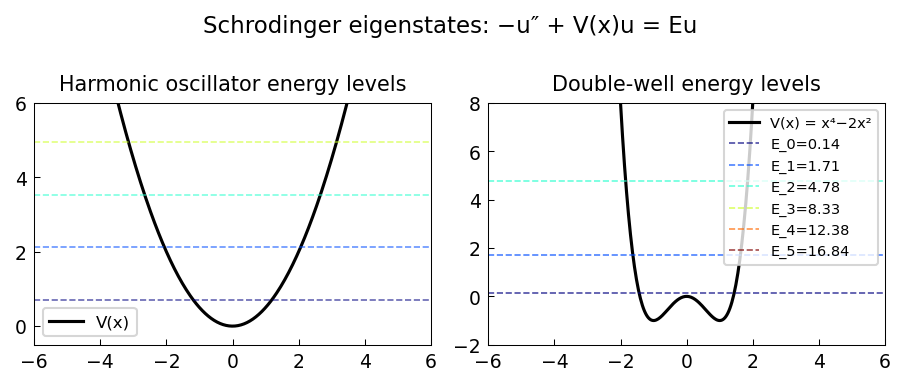

This chart was generated by the following Python code:
"""Eigenstates of the Schrodinger equation.

Computes quantum eigenstates for several 1D potentials:
harmonic oscillator, infinite square well, and anharmonic oscillator.

Credit: Chebfun example ode-eig/Eigenstates.m (Nick Trefethen, Jan 2012).
Original MATLAB Chebfun: Copyright 2017 by The University of Oxford and
The Chebfun Developers. See https://www.chebfun.org/ for Chebfun information.
"""
import os

os.environ.setdefault("XLA_PYTHON_CLIENT_PREALLOCATE", "false")

import matplotlib

matplotlib.use("Agg")
import os
import sys

import jax.numpy as jnp
import matplotlib.pyplot as plt
import numpy as np

sys.path.insert(0, os.path.join(os.path.dirname(__file__), '..', '..', 'src'))

from chebfunjax.operators.chebop import Chebop


def run():
    print("=" * 60)
    print("Schrodinger eigenstates: -u'' + V(x) u = E u")
    print("=" * 60)

    dom = (-6.0, 6.0)
    n_eigs = 6

    # Harmonic oscillator: V(x) = x^2/2
    # Exact eigenvalues: E_n = n + 1/2 for n=0,1,2,...
    print("\nHarmonic oscillator: V(x) = x²/2")
    L_harm = Chebop(lambda x, u: -u.diff(2) + x**2 / 2.0 * u, domain=dom)
    L_harm.lbc = 0.0
    L_harm.rbc = 0.0
    lams_harm = L_harm.eigs(k=n_eigs)
    lams_sorted = np.sort(np.real(np.array(lams_harm)))
    # For H = -d^2/dx^2 + x^2/2, exact eigenvalues are sqrt(2)*(n+1/2)
    exact_harm = np.array([np.sqrt(2.0) * (n + 0.5) for n in range(n_eigs)])
    print(f"  {'E_n computed':>14}  {'E_n exact':>14}  {'error':>10}")
    for i in range(n_eigs):
        err = abs(lams_sorted[i] - exact_harm[i])
        print(f"  {lams_sorted[i]:14.8f}  {exact_harm[i]:14.8f}  {err:10.2e}")
    max_err_harm = np.max(np.abs(lams_sorted[:n_eigs] - exact_harm[:n_eigs]))
    print(f"  Max error: {max_err_harm:.2e}")
    assert max_err_harm < 1e-3, f"Harmonic eigenvalue error: {max_err_harm}"

    # Double well: V(x) = x^4 - 2x^2
    print("\nDouble well: V(x) = x^4 - 2x^2")
    L_dw = Chebop(lambda x, u: -u.diff(2) + (x**4 - 2*x**2) * u, domain=dom)
    L_dw.lbc = 0.0
    L_dw.rbc = 0.0
    lams_dw = L_dw.eigs(k=n_eigs)
    lams_dw_sorted = np.sort(np.real(np.array(lams_dw)))
    print(f"  First 6 eigenvalues: {lams_dw_sorted}")
    assert lams_dw_sorted[0] > -2.0, "Ground state should be above bottom of well"
    # Ground state (n=0) and first excited (n=1) should be close (tunneling)
    gap_01 = lams_dw_sorted[1] - lams_dw_sorted[0]
    print(f"  Tunneling gap (E1-E0): {gap_01:.6f}")

    # --- Plot -------------------------------------------------------
    _here = os.path.dirname(os.path.abspath(__file__))
    x_plot = jnp.linspace(-6.0, 6.0, 400)

    fig, axes = plt.subplots(1, 2)

    # Harmonic oscillator modes
    V_harm = x_plot**2 / 2.0
    axes[0].plot(x_plot, V_harm, 'k', linewidth=1.5, label="V(x)")
    colors = plt.cm.jet(np.linspace(0, 1, n_eigs))
    # Recompute eigenvectors
    L_harm2 = Chebop(lambda x, u: -u.diff(2) + x**2 / 2.0 * u, domain=dom)
    L_harm2.lbc = 0.0; L_harm2.rbc = 0.0
    for i in range(min(4, n_eigs)):
        E = lams_sorted[i]
        axes[0].axhline(E, color=colors[i], linewidth=0.8, linestyle='--', alpha=0.6)
    axes[0].set_ylim(-0.5, 6)
    axes[0].set_title("Harmonic oscillator energy levels", fontsize=10)
    axes[0].legend(fontsize=8)

    # Double well
    V_dw = x_plot**4 - 2 * x_plot**2
    axes[1].plot(x_plot, V_dw, 'k', linewidth=1.5, label="V(x) = x⁴−2x²")
    for i in range(min(6, n_eigs)):
        axes[1].axhline(lams_dw_sorted[i], color=colors[i], linewidth=0.8,
                        linestyle='--', alpha=0.7, label=f"E_{i}={lams_dw_sorted[i]:.2f}")
    axes[1].set_ylim(-2, 8)
    axes[1].set_title("Double-well energy levels", fontsize=10)
    axes[1].legend(fontsize=7)

    fig.suptitle("Schrodinger eigenstates: −u″ + V(x)u = Eu", fontsize=11)
    fig.tight_layout()
    fig.savefig(os.path.join(_here, "eigenstates.png"), dpi=150, bbox_inches="tight")
    plt.close(fig)

    print("\nAll assertions passed.")
    return True

if __name__ == "__main__":
    run()
